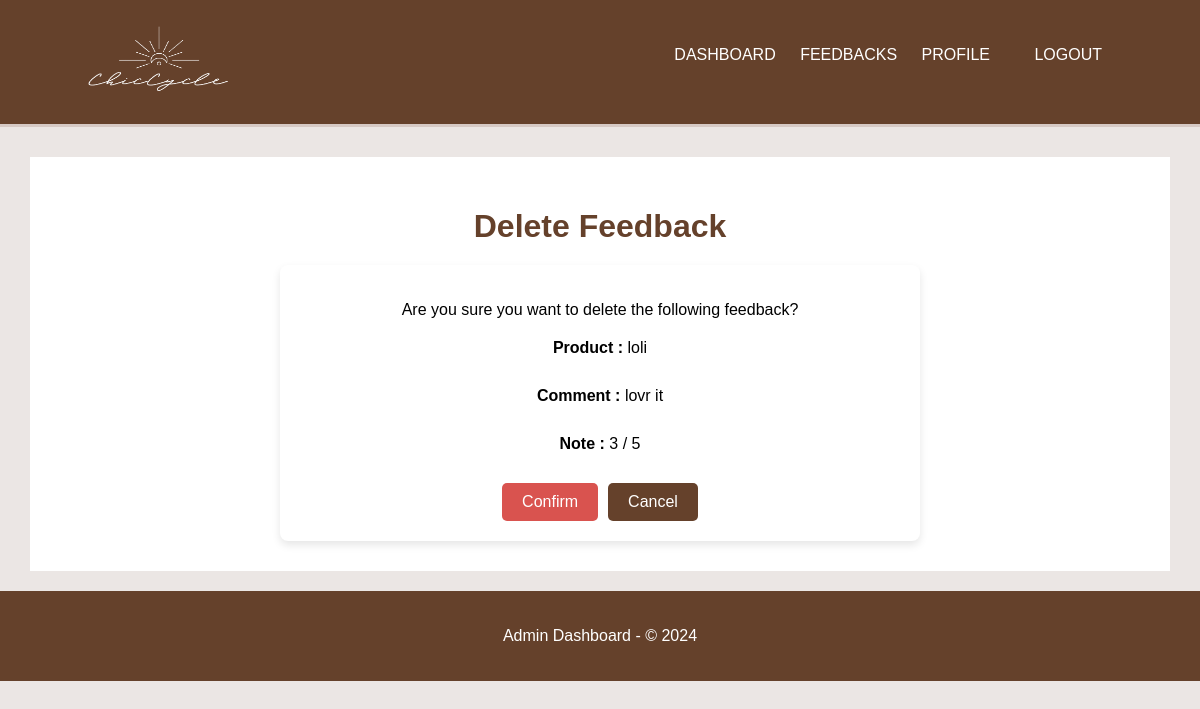
The page /supprimer/1/ (signed in) on the database its author committed.
### users/models.py (models this page shows, shortened)
class Avis(models.Model):
    utilisateur = models.CharField(max_length=255)
    produit = models.CharField(max_length=255)
    commentaire = models.TextField()
    note = models.IntegerField()
    date_creation = models.DateTimeField(auto_now_add=True)
    sentiment = models.CharField(max_length=50, null=True, blank=True)

### users/viewsAvis.py (the view)
# urls.py: path('supprimer/<int:avis_id>/', supprimer_avis, name='supprimer_avis'),
@login_required
def supprimer_avis(request, avis_id):
    avis = get_object_or_404(Avis, id=avis_id)
    if request.method == 'POST':
        avis.delete()
        return redirect('liste_avis')
    return render(request, 'avis/supprimer_avis.html', {'avis': avis})

### users/templates/avis/supprimer_avis.html (shortened to what this page needs)
{% extends 'base_admin.html' %}
{% block content %}
  <h1 style="text-align: center; color: #65412b; margin-bottom: 20px;">Delete Feedback</h1>
  <div style="max-width: 600px; margin: 0 auto; background-color: #fff; padding: 20px; border-radius: 8px; box-shadow: 0 4px 8px rgba(0, 0, 0, 0.1);">
    <p style="text-align: center; margin-bottom: 20px;">Are you sure you want to delete the following feedback?</p>
    <p><strong>Product :</strong> {{ avis.produit }}</p>
    <p><strong>Comment :</strong> {{ avis.commentaire }}</p>
    <p><strong>Note :</strong> {{ avis.note }} / 5</p>
    <form method="POST" style="display: flex; justify-content: center; gap: 10px; margin-top: 20px;">
        <button type="submit" style="background-color: #d9534f; color: #fff; padding: 10px 20px; border: none; border-radius: 5px; cursor: pointer;">
            Confirm
        </button>
        <a href="{% url 'liste_avis' %}" style="background-color: #65412b; color: #fff; padding: 10px 20px; border-radius: 5px; text-decoration: none; display: inline-block;">
            Cancel
        </a>
    </form>
  </div>
{% endblock %}

### users/templates/base_admin.html (style rules this page uses)
body { font-family: Arial, sans-serif; background-color: #ebe6e4; margin: 0; padding: 0; }
.content h1 { margin-bottom: 20px; }
.content p { margin-bottom: 30px; }
button { background-color: #65412b; color: #fff; border: none; padding: 10px 20px; border-radius: 5px; cursor: pointer; font-size: 16px; }

### rows shown on the page
Avis: produit "loli", commentaire "lovr it", note "3"
